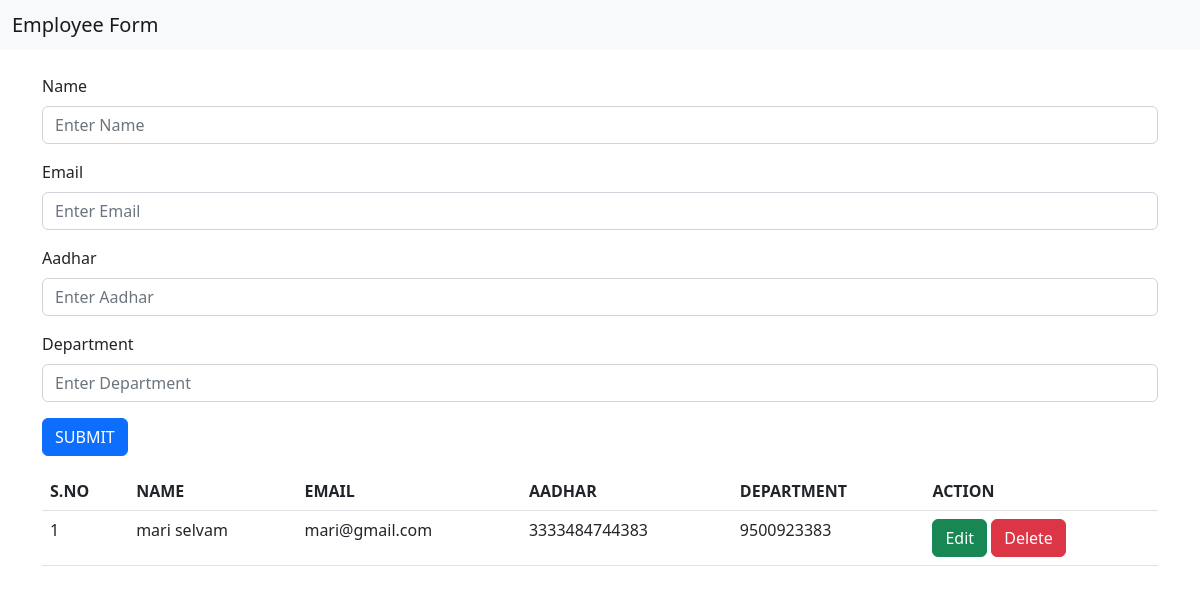
Before: / with the older database file.
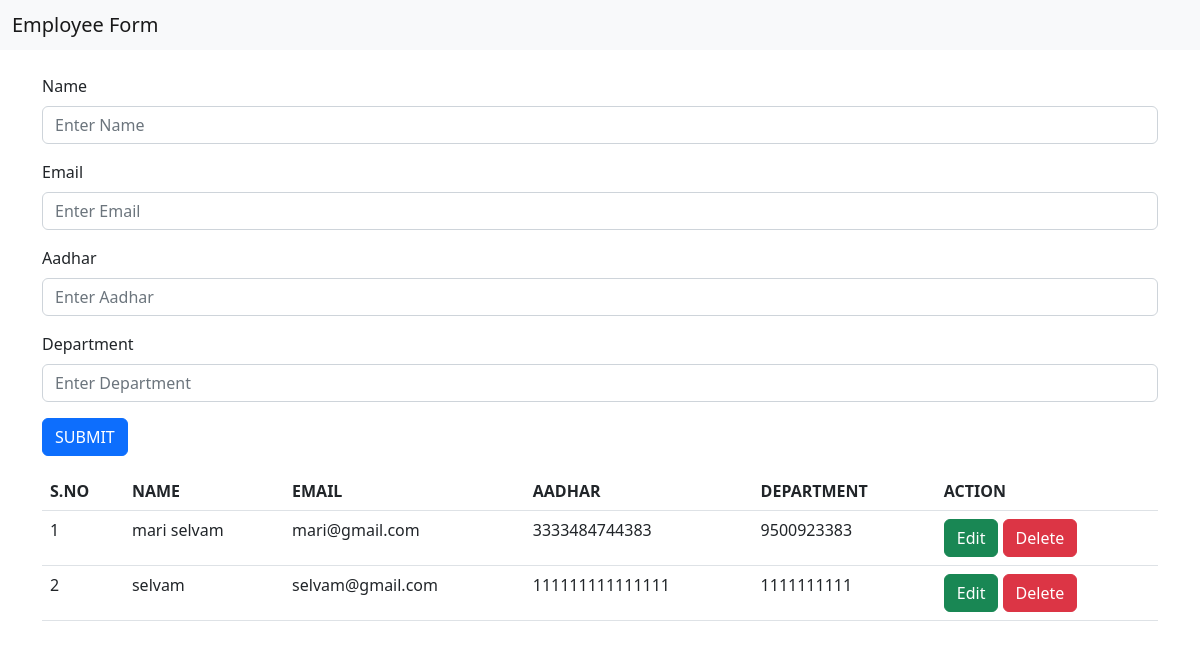
After: the same page with the newer database file.
### form_app/models.py (models this page shows)
class Mari(models.Model):
    Name=models.CharField(max_length=20,default="")
    Email=models.CharField(max_length=20,default="")
    Aadhar=models.IntegerField(default="")
    Department=models.CharField(max_length=20,default="")

### form_app/views.py (the view)
# urls.py: 2. Add a URL to urlpatterns:  path('', views.home, name='home')
def home(request):
    mydata=Mari.objects.all()
    if(mydata!=''):
        return render(request,'index.html',{'datas':mydata})
    else:
        return render(request,'index.html')

### templates/index.html (shortened to what this page needs)
<html>
    <head>
        <link href="https://cdn.jsdelivr.net/npm/bootstrap@5.2.1/dist/css/bootstrap.min.css" rel="stylesheet">
    </head>
    <body>
        <nav class="navbar bg-light">
            <div class="container-fluid">
                <span class="navbar-brand mb-0 h1">Employee Form</span>
            </div>
        </nav> <br>
        <div class="container">
            <form action="addData" method="post" autocomplete="off">
                <div class="mb-3">
                    <label for="exampleFormControlInput1" class="form-label">Name</label>
                    <input type="text" name="name" class="form-control" placeholder="Enter Name">
                </div>
                <div class="mb-3">
                    <label class="form-label">Email</label>
                    <input type="text" name="email" class="form-control" placeholder="Enter Email">
                </div>
                <div class="mb-3">
                    <label class="form-label">Aadhar</label>
                    <input type="number" name="aadhar" class="form-control" placeholder="Enter Aadhar">
                </div>
                <div class="mb-3">
                    <label class="form-label">Department</label>
                    <input type="number" name="dept" class="form-control" placeholder="Enter Department">
                </div>
                <input type="submit" class="btn btn-primary" value="SUBMIT">
            </form>
            {% if datas %}
            <table class="table">
                <thead>
                  <tr>
                    <th scope="col">S.NO</th>
                    <th scope="col">NAME</th>
                    <th scope="col">EMAIL</th>
                    <th scope="col">AADHAR</th>
                    <th scope="col">DEPARTMENT</th>
                    <th scope="col">ACTION</th>
                  </tr>
                </thead>
                <tbody>
                    {% for data in datas %}
                        <tr>
                            <td>{{forloop.counter}}</td>
                            <td>{{data.Name}}</td>
                            <td>{{data.Email}}</td>
                            <td>{{data.Aadhar}}</td>
                            <td>{{data.Department}}</td>
                            <td>
                                <a href="updateData/{{data.id}}" class="btn btn-success">Edit</a>
                                <a href="deleteData/{{data.id}}" class="btn btn-danger">Delete</a>
                            </td>
                        </tr>
                    {% endfor %}
                </tbody>
            </table>
            {%endif%}
        </div>
    </body>
</html>

Changed rows visible on the page:
added Mari: Name "selvam", Email "selvam@gmail.com", Aadhar "111111111111111", Department "1111111111"
